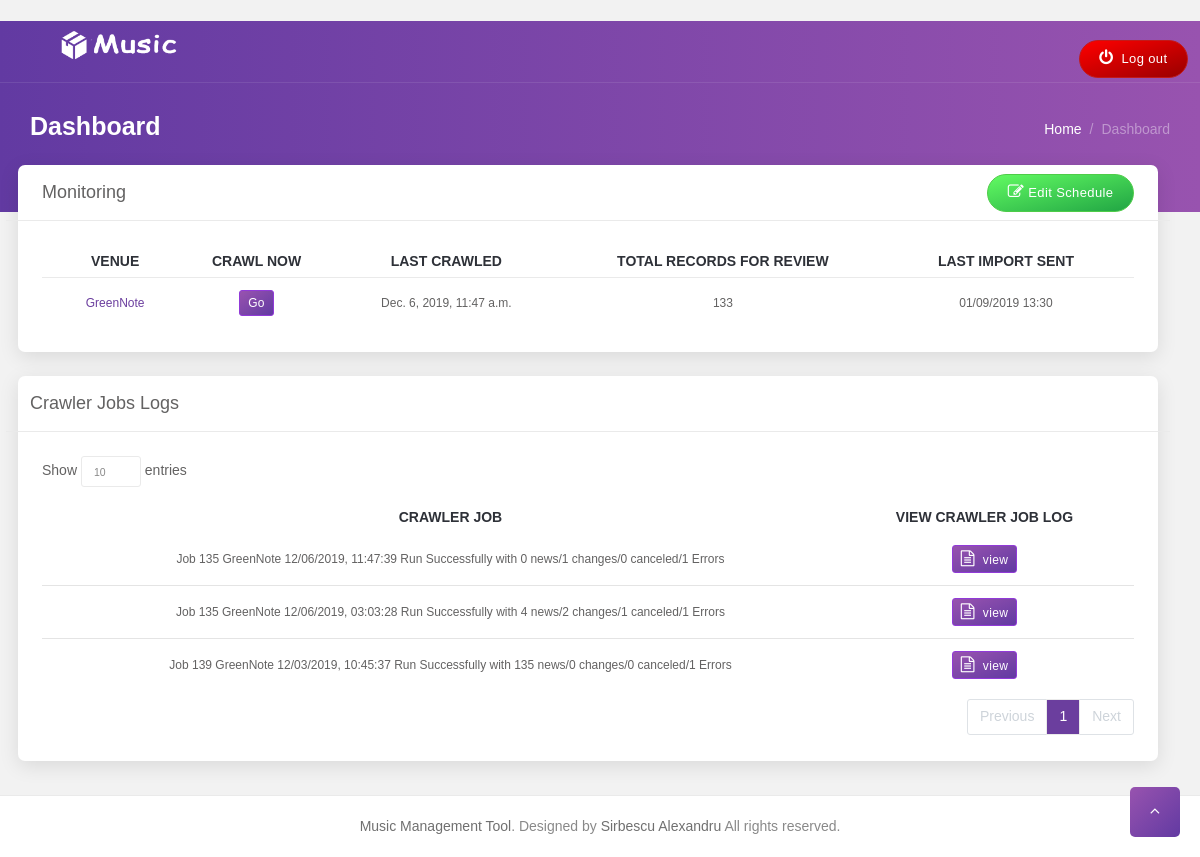
The page / on the database its author committed.
### workspace/models.py (models this page shows)
class Crawler(models.Model):
    PENDING = 'P'
    IMPORTED = 'I'
    STATUS_CHOICES = (
        (PENDING, 'pending'),
        (IMPORTED,'imported'),
    )
    name = models.CharField(max_length=200,unique=True, null = False, default='')
    domain = models.CharField(max_length=255, null = False, default='')
    status = models.CharField(max_length = 4, choices = STATUS_CHOICES, default = PENDING)
    last_import = models.DateTimeField()
    script = models.CharField(max_length=255, null = False, default='')
    running_flag = models.BooleanField(null=False,default=False)

class Log(models.Model):
    READY_FOR_REVIEW = 'P'
    APPROVED = 'A'
    SENT_TO_IMPORT = 'S'
    DELETED = 'D'
    STATUS_CHOICES = (
        (READY_FOR_REVIEW, 'ready for review'),
        (APPROVED, 'approved'),
        (SENT_TO_IMPORT, 'sent to import'),
        (DELETED, 'deleted'),
    )
    status = models.CharField(max_length = 4, choices = STATUS_CHOICES, default = READY_FOR_REVIEW)
    run_time = models.DateTimeField(auto_now_add=True)
    new_record = models.IntegerField(null=False, default=0)
    changed_record = models.IntegerField(null=False, default=0)
    error_record = models.IntegerField(null=False, default=0)
    crawler = models.ForeignKey(Crawler, on_delete=models.CASCADE)
    total_record = models.IntegerField(null=False, default=0)
    canceled_record = models.IntegerField(null=False, default=0)
    detail = models.TextField(blank = True)

### workspace/views.py (the view)
# urls.py: 2. Add a URL to urlpatterns:  path('', views.home, name='home')
def home(request):
    crawlers = Crawler.objects.all()
    logs = Log.objects.all().order_by('-run_time')
    return render(request,'home.html',{'crawlers':crawlers,'logs':logs})

### workspace/templatetags/poll_extras.py (called while the page is built)
@register.simple_tag
def get_crawler_monitor(crawler_id):
    logs = Log.objects.filter(crawler_id=crawler_id)
    ready_logs = logs.filter(status='R')
    pendings_logs = logs.filter(status='P')
    approved_logs = logs.filter(status='A')
    ready_review_jobs = len(ready_logs) + len(pendings_logs)
    ready_import_jobs = len(approved_logs)
    last_log = logs.last()
    last_crawled = ''
    if last_log:
        last_crawled = last_log.run_time
    res = {}
    res['last_crawled'] = last_crawled
    res['ready_review'] = ready_review_jobs
    res['ready_import'] = ready_import_jobs
    return res

@register.simple_tag
def get_log_title(log_id):
    log = Log.objects.get(pk=log_id)
    now = log.run_time
    date_time = now.strftime("%m/%d/%Y, %H:%M:%S")
    title = "Job "+str(log.total_record) + " GreenNote "+date_time + " Run Successfully with "+str(log.new_record) + " news/"+str(log.changed_record) + " changes/"+str(log.canceled_record)+" canceled/"+str(log.error_record)+" Errors"
    return title

@register.simple_tag
def get_pending_number_crawler(crawler_id):
    pending_records = Record.objects.filter(crawler_id=int(crawler_id), status='P')
    approved_records = Record.objects.filter(crawler_id=int(crawler_id), status='A')
    total = 0
    if pending_records:
        total += len(pending_records)
    if approved_records:
        total += len(approved_records)
    return total

### templates/home.html (shortened to what this page needs)
﻿{% extends 'layouts/main.html' %}
{% load staticfiles %}
{% load poll_extras %}
{% block content %}
    <div class=" content-area">
        <div class="page-header">
            <h4 class="page-title">Dashboard</h4>
            <ol class="breadcrumb">
                <li class="breadcrumb-item"><a href="#">Home</a></li>
                <li class="breadcrumb-item active" aria-current="page">Dashboard</li>
            </ol>
        </div>
        <div class="row ">
            <div class="col-md-12 col-lg-12">
                <div class="card row">
                    <div class="card-header row">
                        <div class="col-md-10">
                            <h3 class="card-title">Monitoring</h3>
                        </div>
                        <div class="col-md-2">
                            <button class="btn btn-pill btn-success" style="float: right" data-toggle="modal" data-target="#scheduleModal"><i class="fa fa-edit mr-1"></i>Edit Schedule</button>
                        </div>
                    </div>
                    <div class="card-body">
                        <div class="row">
                            <div class="col-md-12 col-lg-12">
                                <div class="table-responsive">
                                    <table class="table card-table table-vcenter text-nowrap" id="monitorTable" cellpadding="1">
                                        <thead>
                                        <tr class="border-bottom-0">
                                            <th >Venue</th>
                                            <th>Crawl Now</th>
                                            <th>Last Crawled</th>
                                            <th>Total Records For Review</th>
                                            <th>Last Import Sent</th>
                                        </tr>
                                        </thead>
                                        <tbody>
                                        {% for cralwer in crawlers %}
                                            <tr>
                                            {% get_crawler_monitor cralwer.id as detail %}
                                                <td><a href="{% url 'workspace:review' %}?crawler_id={{cralwer.id}}">{{ cralwer.name }}</a></td>
                                                {% if cralwer.running_flag == 1 %}
                                                <td><button class="btn btn-sm btn-danger" disabled>Running...</button></td>
                                                {% else %}
                                                <td><button class="btn btn-sm btn-primary" onclick="crawlNow({{ cralwer.id }})">Go</button></td>
                                                {% endif %}
                                                <td>{{ detail.last_crawled }}</td>
                                                <td>{% get_pending_number_crawler cralwer.id %}</td>
                                                <td>01/09/2019 13:30</td>
                                            </tr>
                                        {% endfor %}
                                        </tbody>
                                    </table>
                                </div>
                            </div>
                        </div>
                    </div>
                </div>
            </div>
        </div>
        <div class="row ">
            <div class="col-md-12 col-lg-12">
                <div class="card row">
                    <div class="card-header row">
                        <h3 class="card-title">Crawler Jobs Logs</h3>
                    </div>
                    <div class="card-body">
                        <div class="row">
                            <div class="col-md-12 col-lg-12">
                                <div class="table-responsive">
                                    <table class="table card-table table-vcenter text-nowrap" id="logTable" cellpadding="1">
                                        <thead>
                                        <th>Crawler Job</th>
                                        <th>View Crawler Job Log</th>
                                        </thead>
                                        <tbody>
                                        {% for log in logs %}
                                            <tr>
                                                <td>{% get_log_title log.id %}</td>
                                                <td><button class="btn btn-sm btn-primary" onclick="viewLog({{log.id}})"><i class="fa fa-file-text-o mr-2"></i>view</button></td>
                                            </tr>
                                        {% endfor %}
                                        </tbody>
                                    </table>
                                </div>
                            </div>
                        </div>
                    </div>
                </div>
            </div>
        </div>
{% endblock %}

### templates/layouts/main.html (shortened to what this page needs)
<!doctype html>
<html lang="en" dir="ltr">
	<head>
        {% load staticfiles %}
		<link rel="stylesheet" href="{% static 'fonts\fonts\font-awesome.min.css' %}">
		<link href="{% static 'plugins\fullside-menu\css\style.css' %}" rel="stylesheet">
		<link href="{% static 'plugins\fullside-menu\waves.min.css' %}" rel="stylesheet">
		<link href="{% static 'plugins\datatable\dataTables.bootstrap4.min.css' %}" rel="stylesheet">
		<link href="{% static 'css\dashboard.css' %}" rel="stylesheet">
		<link href="{% static 'plugins\morris\morris.css' %}" rel="stylesheet">
		<link href="{% static 'plugins\scroll-bar\jquery.mCustomScrollbar.css' %}" rel="stylesheet">
		<link href="{% static 'css\icons.css' %}" rel="stylesheet">
		<link href="{% static 'plugins\sweet-alert\sweetalert.css' %}" rel="stylesheet">
	</head>
	<body class="">
		<div class="page">
			<div class="page-main">
            <div class="app-header1 header py-1 d-flex">
                <div class="container-fluid">
                    <div class="d-flex">
                        <a class="header-brand" href="{% url 'workspace:home' %}">
                            <img src="{% static 'images\brand\logo.png' %}" class="header-brand-img" alt="adminor logo">
                        </a>
                        <div class="d-flex order-lg-2 ml-auto header-right-icons header-search-icon">
                            <a href="{% url 'accounts:sign_in' %}"><button class="btn btn-pill btn-danger"><i class="fa fa-power-off mr-2"></i>Log out</button></a>
                        </div>
                    </div>
                </div>
            </div>
            <div class="wrapper">
                {% block content %}
                {% endblock %}
            </div>
			</div>
			<footer class="footer">
				<div class="container">
					<div class="row align-items-center flex-row-reverse">
						<div class="col-md-12 col-sm-12 mt-3 mt-lg-0 text-center">
							<a href="#">Music Management Tool</a>. Designed by <a href="#">Sirbescu Alexandru</a> All rights reserved.
						</div>
					</div>
				</div>
			</footer>
		</div>
		<a href="#top" id="back-to-top" style="display: inline;"><i class="fa fa-angle-up"></i></a>
	</body>
</html>

### templates/home.html (style rules this page uses)
#logTable, th, td { padding: 0px; font-size: 12px; text-align: center; }

### rows shown on the page
Crawler: name "GreenNote", id "133"
Log: last_crawled "Dec. 6, 2019, 11:47 a.m.", id+run_time+total_record "Job 135 GreenNote 12/06/2019, 11:47:39 Run Successfully with 0 news/1 changes/0 canceled/1 Errors"
Log: id+run_time+total_record "Job 135 GreenNote 12/06/2019, 03:03:28 Run Successfully with 4 news/2 changes/1 canceled/1 Errors"
Log: id+run_time+total_record "Job 139 GreenNote 12/03/2019, 10:45:37 Run Successfully with 135 news/0 changes/0 canceled/1 Errors"
